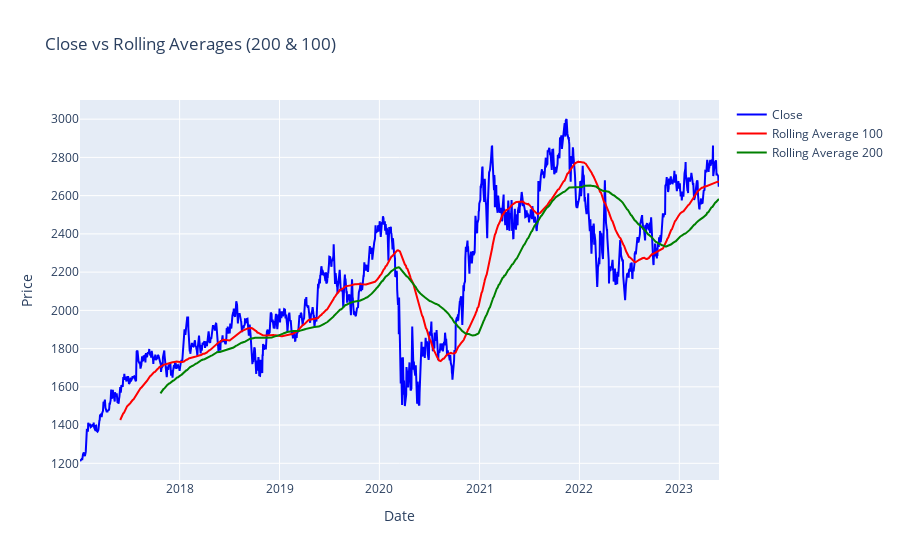

The cell this chart's notebook holds for it:
### Markdown cell above
*** Graph of Closing,MA100 & MA 200 ***

### Code cell
fig = go.Figure()

# Plot the close price
fig.add_trace(go.Scatter(
    x=df['Date'],
    y=df['Close'],
    mode='lines',
    name='Close',
    line=dict(color='blue')
))

# Plot the rolling average (ma100)
fig.add_trace(go.Scatter(
    x=df['Date'],
    y=ma100,
    mode='lines',
    name='Rolling Average 100',
    line=dict(color='red')
))

# Plot the rolling average (ma200)
fig.add_trace(go.Scatter(
    x=df['Date'],
    y=ma200,
    mode='lines',
    name='Rolling Average 200',
    line=dict(color='green')
))

fig.update_layout(
    title='Close vs Rolling Averages (200 & 100)',
    xaxis_title='Date',
    yaxis_title='Price',
    showlegend=True
)

fig.show()

### Figure 1 — Plotly figure (JSON) as saved in the notebook; plotly's stock layout.template omitted (floating-point values rounded to 4 significant figures; data arrays with more than 128 entries replaced by an {"elided": "..."} marker saying what was removed)
{"data": [{"line": {"color": "blue"}, "mode": "lines", "name": "Close", "type": "scatter", "x": {"elided": "1582 str values"}, "y": {"elided": "1582 float values"}}, {"line": {"color": "red"}, "mode": "lines", "name": "Rolling Average 100", "type": "scatter", "x": {"elided": "1582 str values"}, "y": {"elided": "1582 float values"}}, {"line": {"color": "green"}, "mode": "lines", "name": "Rolling Average 200", "type": "scatter", "x": {"elided": "1582 str values"}, "y": {"elided": "1582 float values"}}], "layout": {"showlegend": true, "title": {"text": "Close vs Rolling Averages (200 & 100)"}, "xaxis": {"title": {"text": "Date"}}, "yaxis": {"title": {"text": "Price"}}}}
